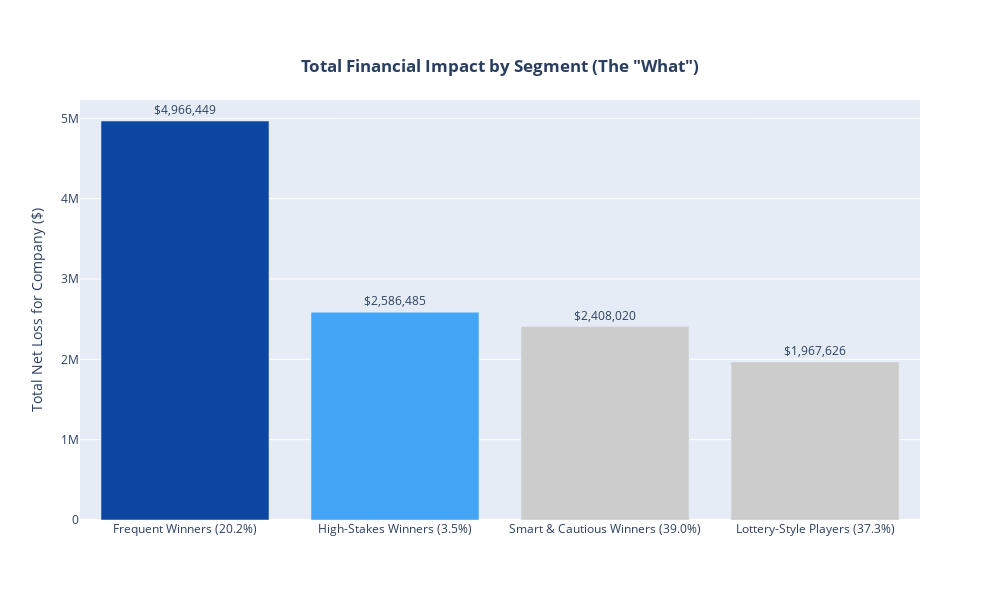
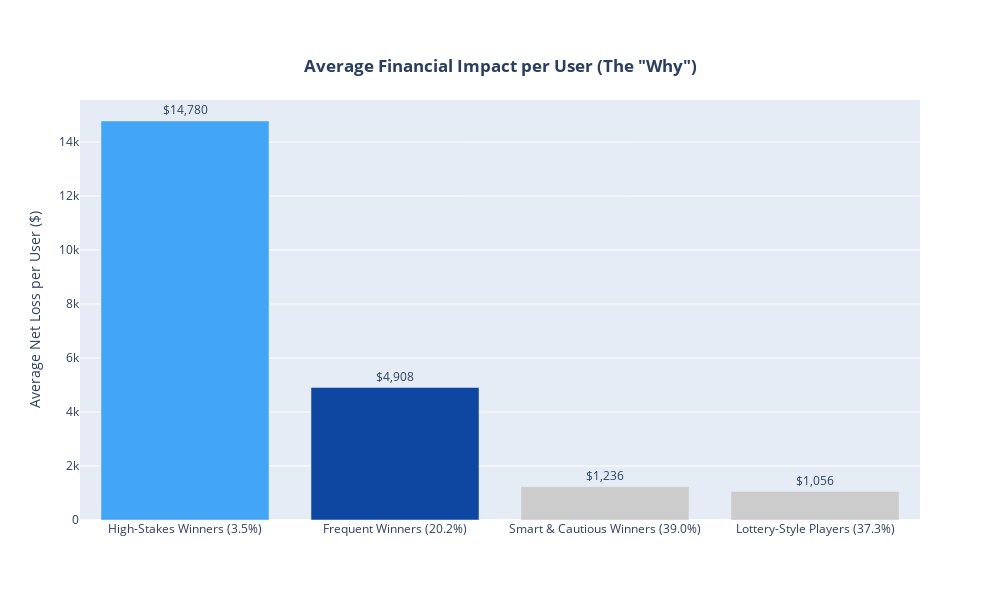

The code cell stored with these charts, in order, in its notebook:
### Markdown cell above
**Step 2: Business Impact Analysis**

This is the most critical part of our evaluation. In phase 4, we analyzed the **average customer** in each segment. Now, we will analyze the **total financial impact** of each segment.

We need to answer: "Of all the money the company loses, what percentage comes from each segment?"

We will create a new summary table by grouping our customers by their `segment_name` and calculating the **total sum** of their gains/losses.

### Code cell
# Define Aggregation Metrics
agg_metrics = {
    'user_id': 'count',
    'total_staked': 'sum',
    'net_gain_loss': 'sum'
}

# Create the Business Impact Table
df_impact = df_customer.groupby('segment_legend').agg(agg_metrics)

# Calculate Key Business Percentages
total_company_loss = df_impact[df_impact['net_gain_loss'] > 0]['net_gain_loss'].sum()
df_impact['% of Total Cost'] = (df_impact['net_gain_loss'] / total_company_loss) 

# Calculate the average (mean) loss per user for the report
df_impact['avg_gain_loss_per_user'] = df_customer.groupby('segment_legend')['net_gain_loss'].mean()

# Reset the index to make 'segment_legend' a plottable column
df_impact_for_plotting = df_impact.reset_index()

# Get all the unique segment legend names
all_segments = df_impact_for_plotting['segment_legend'].unique()

# Define the colors
color_blue_dark = '#0d47a1'  
color_blue_light = '#42a5f5' 
color_gray = '#cccccc'     

# Build the color map
color_map = {}
for segment_name in all_segments:
    if 'Frequent Winners' in segment_name:
        color_map[segment_name] = color_blue_dark
    elif 'High-Stakes Winners' in segment_name:
        color_map[segment_name] = color_blue_light
    else:
        color_map[segment_name] = color_gray

# Chart 1: Total Financial Impact
fig_total_impact = px.bar(
    df_impact_for_plotting,
    x="segment_legend",
    y="net_gain_loss",
    color="segment_legend",
    color_discrete_map=color_map,
    title='<b>Total Financial Impact by Segment (The "What")<b>',
    labels={
        'segment_legend': "Customer Segment",
        'net_gain_loss': "Total Net Loss for Company ($)"
    },
    text='net_gain_loss'
)
fig_total_impact.update_xaxes(categoryorder="total descending") 
fig_total_impact.update_traces(texttemplate='$%{text:,.0f}', textposition='outside')
fig_total_impact.update_layout(width=1000, height=600, title_x=0.5, title_y=0.9,xaxis_title=None, showlegend=False)
fig_total_impact.show()

# Chart 2: Average Impact per User
fig_avg_impact = px.bar(
    df_impact_for_plotting,
    x='segment_legend',
    y='avg_gain_loss_per_user',
    color='segment_legend', 
    color_discrete_map=color_map, 
    title='<b>Average Financial Impact per User (The "Why")</b>',
    labels={
        'segment_legend': 'Customer Segment',
        'avg_gain_loss_per_user': 'Average Net Loss per User ($)'
    },
    text='avg_gain_loss_per_user'
)
fig_avg_impact.update_xaxes(categoryorder="total descending")
fig_avg_impact.update_traces(texttemplate='$%{text:,.0f}', textposition='outside')
fig_avg_impact.update_layout(width=1000, height=600, title_x=0.5, title_y=0.9,xaxis_title=None, showlegend=False)
fig_avg_impact.show()

### Figure 1 — Plotly figure (JSON) as saved in the notebook; plotly's stock layout.template omitted (floating-point values rounded to 4 significant figures)
{"data": [{"hovertemplate": "Customer Segment=%{x}<br>Total Net Loss for Company ($)=%{text}<extra></extra>", "legendgroup": "Frequent Winners (20.2%)", "marker": {"color": "#0d47a1", "pattern": {"shape": ""}}, "name": "Frequent Winners (20.2%)", "orientation": "v", "showlegend": true, "text": [4966000.0], "textposition": "outside", "texttemplate": "$%{text:,.0f}", "type": "bar", "x": ["Frequent Winners (20.2%)"], "xaxis": "x", "y": [4966000.0], "yaxis": "y"}, {"hovertemplate": "Customer Segment=%{x}<br>Total Net Loss for Company ($)=%{text}<extra></extra>", "legendgroup": "High-Stakes Winners (3.5%)", "marker": {"color": "#42a5f5", "pattern": {"shape": ""}}, "name": "High-Stakes Winners (3.5%)", "orientation": "v", "showlegend": true, "text": [2586000.0], "textposition": "outside", "texttemplate": "$%{text:,.0f}", "type": "bar", "x": ["High-Stakes Winners (3.5%)"], "xaxis": "x", "y": [2586000.0], "yaxis": "y"}, {"hovertemplate": "Customer Segment=%{x}<br>Total Net Loss for Company ($)=%{text}<extra></extra>", "legendgroup": "Lottery-Style Players (37.3%)", "marker": {"color": "#cccccc", "pattern": {"shape": ""}}, "name": "Lottery-Style Players (37.3%)", "orientation": "v", "showlegend": true, "text": [1968000.0], "textposition": "outside", "texttemplate": "$%{text:,.0f}", "type": "bar", "x": ["Lottery-Style Players (37.3%)"], "xaxis": "x", "y": [1968000.0], "yaxis": "y"}, {"hovertemplate": "Customer Segment=%{x}<br>Total Net Loss for Company ($)=%{text}<extra></extra>", "legendgroup": "Smart & Cautious Winners (39.0%)", "marker": {"color": "#cccccc", "pattern": {"shape": ""}}, "name": "Smart & Cautious Winners (39.0%)", "orientation": "v", "showlegend": true, "text": [2408000.0], "textposition": "outside", "texttemplate": "$%{text:,.0f}", "type": "bar", "x": ["Smart & Cautious Winners (39.0%)"], "xaxis": "x", "y": [2408000.0], "yaxis": "y"}], "layout": {"barmode": "relative", "height": 600, "legend": {"title": {"text": "Customer Segment"}, "tracegroupgap": 0}, "showlegend": false, "title": {"text": "<b>Total Financial Impact by Segment (The \"What\")<b>", "x": 0.5, "y": 0.9}, "width": 1000, "xaxis": {"anchor": "y", "categoryarray": ["Frequent Winners (20.2%)", "High-Stakes Winners (3.5%)", "Lottery-Style Players (37.3%)", "Smart & Cautious Winners (39.0%)"], "categoryorder": "total descending", "domain": [0, 1], "title": {}}, "yaxis": {"anchor": "x", "domain": [0, 1], "title": {"text": "Total Net Loss for Company ($)"}}}}

### Figure 2 — Plotly figure (JSON) as saved in the notebook; plotly's stock layout.template omitted (floating-point values rounded to 4 significant figures)
{"data": [{"hovertemplate": "Customer Segment=%{x}<br>Average Net Loss per User ($)=%{text}<extra></extra>", "legendgroup": "Frequent Winners (20.2%)", "marker": {"color": "#0d47a1", "pattern": {"shape": ""}}, "name": "Frequent Winners (20.2%)", "orientation": "v", "showlegend": true, "text": [4908.0], "textposition": "outside", "texttemplate": "$%{text:,.0f}", "type": "bar", "x": ["Frequent Winners (20.2%)"], "xaxis": "x", "y": [4908.0], "yaxis": "y"}, {"hovertemplate": "Customer Segment=%{x}<br>Average Net Loss per User ($)=%{text}<extra></extra>", "legendgroup": "High-Stakes Winners (3.5%)", "marker": {"color": "#42a5f5", "pattern": {"shape": ""}}, "name": "High-Stakes Winners (3.5%)", "orientation": "v", "showlegend": true, "text": [14780.0], "textposition": "outside", "texttemplate": "$%{text:,.0f}", "type": "bar", "x": ["High-Stakes Winners (3.5%)"], "xaxis": "x", "y": [14780.0], "yaxis": "y"}, {"hovertemplate": "Customer Segment=%{x}<br>Average Net Loss per User ($)=%{text}<extra></extra>", "legendgroup": "Lottery-Style Players (37.3%)", "marker": {"color": "#cccccc", "pattern": {"shape": ""}}, "name": "Lottery-Style Players (37.3%)", "orientation": "v", "showlegend": true, "text": [1056.0], "textposition": "outside", "texttemplate": "$%{text:,.0f}", "type": "bar", "x": ["Lottery-Style Players (37.3%)"], "xaxis": "x", "y": [1056.0], "yaxis": "y"}, {"hovertemplate": "Customer Segment=%{x}<br>Average Net Loss per User ($)=%{text}<extra></extra>", "legendgroup": "Smart & Cautious Winners (39.0%)", "marker": {"color": "#cccccc", "pattern": {"shape": ""}}, "name": "Smart & Cautious Winners (39.0%)", "orientation": "v", "showlegend": true, "text": [1236.0], "textposition": "outside", "texttemplate": "$%{text:,.0f}", "type": "bar", "x": ["Smart & Cautious Winners (39.0%)"], "xaxis": "x", "y": [1236.0], "yaxis": "y"}], "layout": {"barmode": "relative", "height": 600, "legend": {"title": {"text": "Customer Segment"}, "tracegroupgap": 0}, "showlegend": false, "title": {"text": "<b>Average Financial Impact per User (The \"Why\")</b>", "x": 0.5, "y": 0.9}, "width": 1000, "xaxis": {"anchor": "y", "categoryarray": ["Frequent Winners (20.2%)", "High-Stakes Winners (3.5%)", "Lottery-Style Players (37.3%)", "Smart & Cautious Winners (39.0%)"], "categoryorder": "total descending", "domain": [0, 1], "title": {}}, "yaxis": {"anchor": "x", "domain": [0, 1], "title": {"text": "Average Net Loss per User ($)"}}}}
